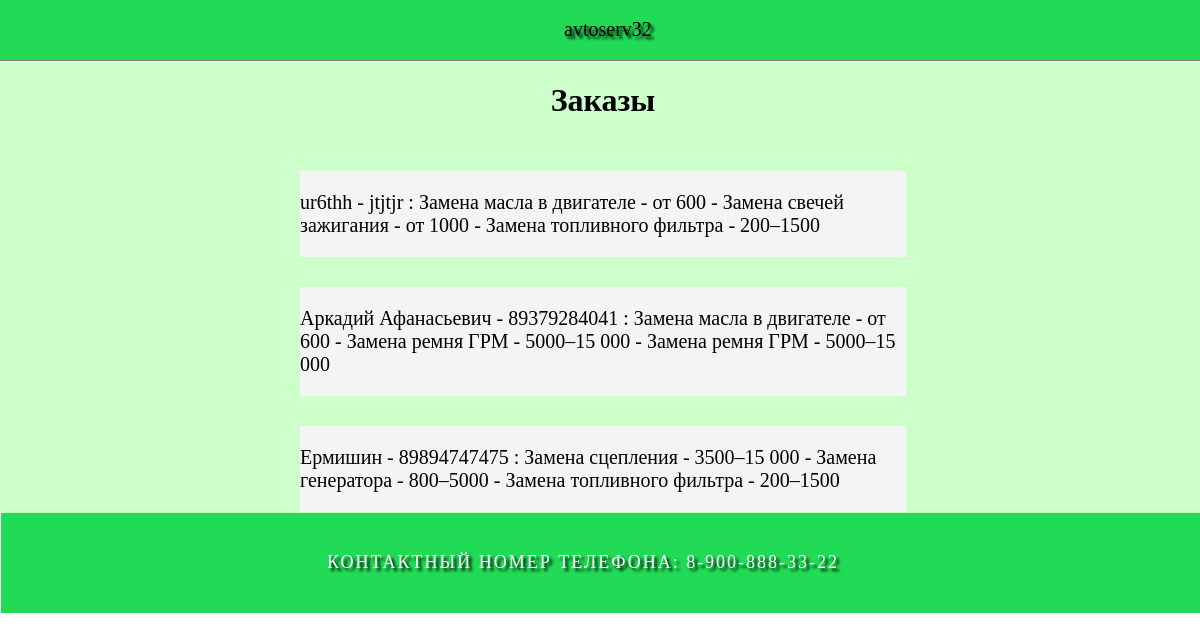
The app's page /admin/zakazi with its own data.
### tables this page shows
CREATE TABLE vibruslug (
id integer primary key autoincrement,
fio text not null,
contact text not null,
usluga1 text not null,
usluga2 text not null,
usluga3 text not null
);

### avtoserv/admin/admin.py (the view)
@admin.route('/zakazi')
def zakazi():
    db = get_db()
    db = FDataBase(db)
    print(db.getZakaz())
    return render_template('admin/zakazi.html', title='Заказы' ,vibrusl=db.getZakaz())

### avtoserv/admin/admin.py (called while the page is built)
def get_db():
    if not hasattr(g,'link_db'):
        g.link_db = connect_db()
    return g.link_db

### avtoserv/bd_exe.py (called while the page is built)
def connect_db():
    conn = sqlite3.connect(app.config['DATABASE'])
    conn.row_factory = sqlite3.Row
    return conn

    def getZakaz(self):
        sql = 'SELECT * FROM vibruslug'
        try:
            self.__cursor.execute(sql)
            res = self.__cursor.fetchall()
            if res: return res;
        except:
            print('шибка чтения бд')
        return ()

### avtoserv/admin/templates/admin/zakazi.html
{% extends "base.html" %}
{% block content %}
{{super()}}
<div class="wrapper">
<h1>Заказы</h1>
{%- block vibrusl -%}
        {% for n in vibrusl -%}
        <div class="uslug">
        <p>{{ n['fio']}} - {{ n['contact'] }} : {{ n['usluga1'] }} - {{ n['usluga2'] }} - {{ n['usluga3'] }}</p>
        </div>
        {% endfor -%}
{%- endblock vibrusl -%}
</div>
{% endblock %}

### avtoserv/static/css/styles.css (style rules this page uses)
html, body { font-family: 'Times'; margin: 0 auto; padding: 0; height: 100%; width: 1206px; }
h1 { text-align: center; }
.wrapper { background-color: #CCFFCA; padding-bottom: 1px; display: flex; flex-direction: column; gap: 20px; }
.uslug { display: flex; margin-top: 10px; background: #f4f4f4; justify-content: center; margin-left: 300px; margin-right: 300px; }
.uslug p { font-size: 20px; }

### records on screen
vibruslug: fio "ur6thh", contact "jtjtjr", usluga1 "Замена масла в двигателе - от 600", usluga2 "Замена свечей зажигания - от 1000", usluga3 "Замена топливного фильтра - 200–1500"
vibruslug: fio "Аркадий Афанасьевич", contact "89379284041", usluga1 "Замена масла в двигателе - от 600", usluga2 "Замена ремня ГРМ - 5000–15 000", usluga3 "Замена ремня ГРМ - 5000–15 000"
vibruslug: fio "Ермишин", contact "89894747475", usluga1 "Замена сцепления - 3500–15 000", usluga2 "Замена генератора - 800–5000", usluga3 "Замена топливного фильтра - 200–1500"
